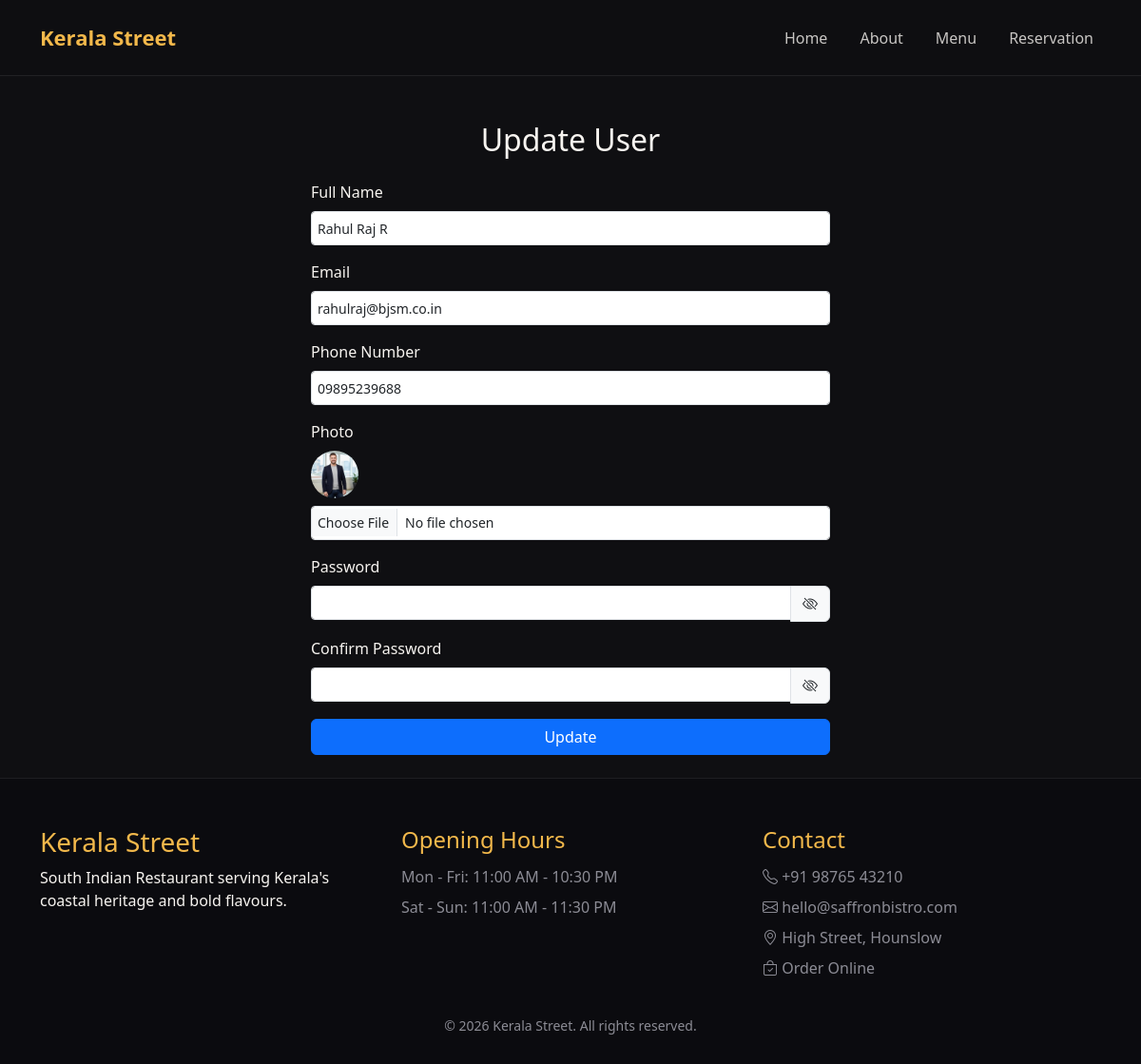
The page /user_update/1/ on the database its author committed.
### admin_app/models.py (models this page shows, shortened)
class userdetails(models.Model):
    name = models.CharField(max_length=100)
    email = models.EmailField()
    phone = models.CharField(max_length=15)
    password = models.CharField(max_length=128)
    image = models.ImageField(upload_to='user_images/')
    is_team = models.BooleanField(default=False)

### admin_app/views.py (the view, shortened to what this page needs)
# urls.py: path('user_update/<int:id>/', views.user_update, name='user_update'),
def user_update(request, id):
    from django.http import HttpResponseRedirect
    from django.urls import reverse
    user = userdetails.objects.get(id=id)
    return render(request, 'user_update.html', {'user': user})

### templates/user_update.html (shortened to what this page needs)
{% load static %}
{% include 'header.html' %}
<div class="container mt-5">
	<div class="row justify-content-center">
		<div class="col-md-6">
			<h2 class="mb-4 text-center">Update User</h2>
			<form method="post" enctype="multipart/form-data">
				<div class="mb-3">
					<label for="fullname" class="form-label">Full Name</label>
					<input type="text" class="form-control form-control-sm" id="fullname" name="fullname" value="{{ user.name }}" required style="padding: 6px; height: 36px;">
				</div>
				<div class="mb-3">
					<label for="email" class="form-label">Email</label>
					<input type="email" class="form-control form-control-sm" id="email" name="email" value="{{ user.email }}" required style="padding: 6px; height: 36px;">
				</div>
				<div class="mb-3">
					<label for="phone" class="form-label">Phone Number</label>
					<input type="tel" class="form-control form-control-sm" id="phone" name="phone" value="{{ user.phone }}" required style="padding: 6px; height: 36px;">
				</div>
				<div class="mb-3">
					<label for="photo" class="form-label">Photo</label>
					{% if user.image %}
						<img src="{{ user.image.url }}" alt="User Photo" style="width: 50px; height: 50px; object-fit: cover; border-radius: 50%; margin-bottom: 8px;">
					{% endif %}
					<input type="file" class="form-control form-control-sm" id="photo" name="photo" accept="image/*" style="padding: 6px; height: 36px;">
				</div>
				<div class="mb-3 position-relative">
					<label for="password" class="form-label">Password</label>
					<div class="input-group">
						<input type="password" class="form-control form-control-sm" id="password" name="password" required style="padding: 6px; height: 36px;">
						<span class="input-group-text" id="togglePassword" style="cursor:pointer">
							<i class="bi bi-eye-slash" id="passwordIcon"></i>
						</span>
					</div>
				</div>
				<div class="mb-3 position-relative">
					<label for="confirm_password" class="form-label">Confirm Password</label>
					<div class="input-group">
						<input type="password" class="form-control form-control-sm" id="confirm_password" name="confirm_password" required style="padding: 6px; height: 36px;">
						<span class="input-group-text" id="toggleConfirmPassword" style="cursor:pointer">
							<i class="bi bi-eye-slash" id="confirmPasswordIcon"></i>
						</span>
					</div>
				</div>
				<button type="submit" class="btn btn-primary w-100 mb-4">Update</button>
			</form>
		</div>
	</div>
</div>
{% include 'footer.html' %}

### static/css/style.css (style rules this page uses)
:root { --bg: #0f0f12; --surface: #17171c; --muted: #8c8c95; --text: #f7f4f0; --accent: #f2b84b; --accent-2: #ff7e6b; --border: rgba(255, 255, 255, 0.08); }
* { box-sizing: border-box; }
body { font-family: "Segoe UI", Tahoma, Geneva, Verdana, sans-serif; background: var(--bg); color: var(--text); margin: 0; }
img { max-width: 100%; display: block; }

### rows shown on the page
userdetails: fullname "Rahul Raj R", email "rahulraj@bjsm.co.in", phone "09895239688", image (picture)
